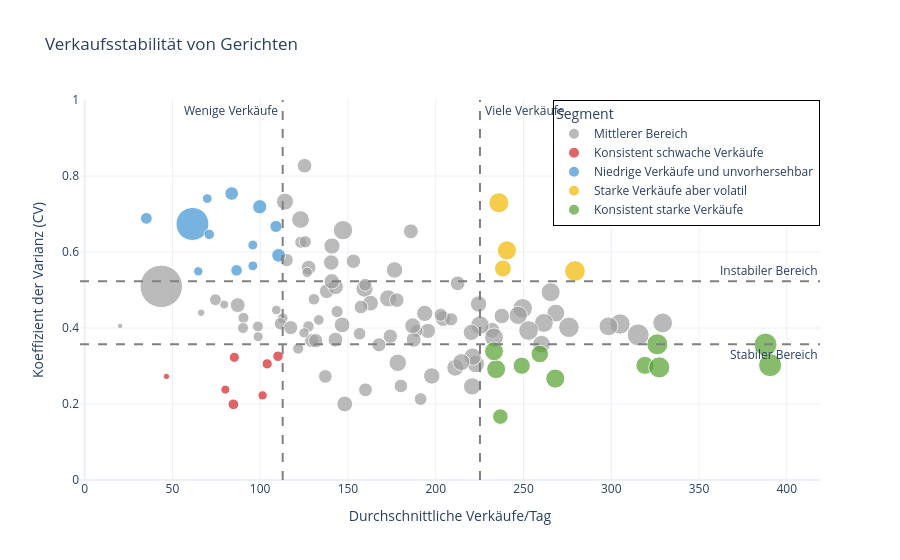

Source (notebook cell):
### Code cell
segment_colors = {
    'Konsistent starke Verkäufe': '#53A12E',
    'Konsistent schwache Verkäufe': '#D02525',
    'Starke Verkäufe aber volatil': '#F3B700',
    'Niedrige Verkäufe und unvorhersehbar': '#3F92D2',
    'Mittlerer Bereich': '#9E9E9E',
}

plot_df = (
    dish_segments
    .rename({
        'meal_name': 'Gericht',
        'meal_category': 'Kategorie',
        'total_sold': 'Verkäufe Gesamt',
        'avg_sold': 'Durchschnittliche Verkäufe/Tag',
        'cv': 'Koeffizient der Varianz',
        'days_sold': 'An Tagen verkauft',
        'segment': 'Segment',
    })
    .to_pandas()
)

fig = px.scatter(
    plot_df,
    x='Durchschnittliche Verkäufe/Tag',
    y='Koeffizient der Varianz',
    color='Segment',
    size='Verkäufe Gesamt',
    hover_name='Gericht',
    hover_data={
        'Kategorie': True,
        'Verkäufe Gesamt': True,
        'Durchschnittliche Verkäufe/Tag': ':.2f',
        'Koeffizient der Varianz': ':.2f',
        'An Tagen verkauft': True,
        'Segment': False,
    },
    color_discrete_map=segment_colors,
    size_max=30,
    title='Verkaufsstabilität von Gerichten'
)

fig.update_layout(
    template='plotly_white',
    xaxis_title='Durchschnittliche Verkäufe/Tag',
    yaxis_title='Koeffizient der Varianz (CV)',
    legend_title='Segment',
    legend=dict(
        x=1,
        y=1,
        xanchor="right",
        yanchor="top",
        bordercolor="black",
        borderwidth=1,
    )
)

fig.update_yaxes(range=[0, 1])

fig.add_vline(
    x=low_sales_cutoff,
    line_dash='dash',
    line_color='gray',
    annotation_text='Wenige Verkäufe ',
    annotation_position='top left'
)

fig.add_vline(
    x=high_sales_cutoff,
    line_dash='dash',
    line_color='gray',
    annotation_text=' Viele Verkäufe',
    annotation_position='top right'
)

fig.add_hline(
    y=stable_cutoff,
    line_dash='dash',
    line_color='gray',
    annotation_text='Stabiler Bereich',
    annotation_position='bottom right'
)

fig.add_hline(
    y=unstable_cutoff,
    line_dash='dash',
    line_color='gray',
    annotation_text='Instabiler Bereich',
    annotation_position='top right'
)

fig.show()
fig.write_html('../../plots/sales_strength_stability.html')
fig.write_image('../../plots/verkaufsstabilitaet_gerichte.png', width=1200, height=650, scale=2)

### Figure 1 — Plotly figure (JSON) as saved in the notebook; plotly's stock layout.template omitted (floating-point values rounded to 4 significant figures; data arrays with more than 128 entries replaced by an {"elided": "..."} marker saying what was removed)
{"data": [{"customdata": {"elided": "89x4 mixed values"}, "hovertemplate": "<b>%{hovertext}</b><br><br>Durchschnittliche Verkäufe/Tag=%{x:.2f}<br>Koeffizient der Varianz=%{y:.2f}<br>Verkäufe Gesamt=%{customdata[1]}<br>Kategorie=%{customdata[0]}<br>An Tagen verkauft=%{customdata[2]}<extra></extra>", "hovertext": ["Pasta-Linsenbolognese-vegan DGE*", "Schokoladenkuchen-vegan DGE*", "hausgemachter Vanillepudding mit Sahne DGE*", "Seelachs-Tomate-Parmesan-Kartoffeln DGE*", "Persische-Reispfanne-Hähnchenbrust DGE*", "Eistee Zitrone", "Vollkornnudeln-Paprika-Tomatensoße-Kichererbsen-ve", "Gefüllte-Paprika-Linse-Reis DGE*", "Frikadelle mit Zwiebeljus und Wedges", "Schokogrießpudding mit Kirsche DGE*", "Quarkpfannkuchen-heiße-Kirschen DGE*", "Grüne-Gemüsepfanne-gegrillter Tofu-Quinoa DGE*", "Sellerie-Knusperschnitzel, Erbsenpüree, Joghurtdip", "Shake... m versch. Früchten", "Rindergeschnetzeltes-Bohnen-Süßkartoffelpüree DGE*", "Quarkspeise mit Himbeeren DGE*", "Asiatische-Gemüsepfanne-Frühlingsrollen-Basmatirei", "Spinatpilzpfanne-Sprossen-Couscous DGE*", "Käsespätzle-Röstzwiebeln DGE*", "Gnocchi-Kürbis-Sahnesoße DGE*", "Duett von Mousse au Chocolat  DGE*", "Zebranane DGE*", "Pasta Alfredo DGE*", "Joghurt-Granola-Johannisbeeren-vegan DGE*", "Udonnudel-Kokospfanne DGE*", "Waffel mit Puderzucker", "Pasta-Tomaten-Rucolapesto-vegan DGE*", "Zitronenkuchen-vegan DGE*", "Pasta mit Ruccola, Kirschtomaten und Pinienkernen ", "Currywurst a la Chef mit Pommes frites", "Orangen-Quinoa-Spinat-Tofu DGE*", "Pulled-Pork-Wedges-Avocado-Dip DGE*", "Pasta Lupa mit Hähnchenfleisch DGE*", "Afrikanisches-Stew-Gemüsecouscous DGE*", "Pasta Correct Pollo e Noci DGE*", "Spinat-Lachsauflauf-Kartoffeln DGE*", "Seelachs-Lauch-Möhren-Bratkartoffeln DGE*", "Schweineschnitzel mit Champignonrahmsauce und Krok", "Ofenkartoffeln mit Kräuterquark und Gurkensalat DG", "Apfelkuchen-vegan DGE*", "Quarkspeise-Erdbeeren DGE*", "Pasta-Bolognese DGE*", "Rotbarsch-Zucchini-Aubergine-Reis DGE*", "Pasta mit Schinken-Sahnesauce DGE*", "Blumenkohl-Kichererbsencurry-Reis DGE*", "Chinakohlpfanne-Reis-Linsen-Mix DGE*", "Kokosmilchreis-Mango-vegan DGE*", "Tiramisu DGE*", "Pasta all´ Arrabbiata DGE*", "Bunte Salatschüssel mit Brötchen Z*", "Gnocchi-Ratatouille DGE*", "Nasi-Goreng-Schweinefleisch DGE*", "Pasta-Basilikum-Pesto-vegan DGE*", "Seelachs \"Müllerin\"-Möhren -Kartoffeln DGE*", "Griechischer-Joghurt-Trauben-Honig-Nüsse DGE*", "Hähnchen-Gemüsepfanne-Reis DGE*", "Marmorkuchen-vegan DGE*", "Hirsepfanne-Falafelbällchen-Joghurtsoße DGE*", "Bayrischcreme mit Himbeeren DGE*", "Kürbis-Spinat-Lasagne-vegan DGE*", "Vollkorn-Nudel-Brokkoliauflauf DGE*", "Hähnchencurry mit Kokos-Limettesauce DGE*", "Pad-Thai-Reisbandnudeln DGE*", "Kartoffel-Paprikagulasch DGE*", "Nudel-Gemüse-Gratin DGE*", "Mousse-au-Chocolat-vegan DGE*", "Pasta mit scharfer Hähnchen-Paprikasauce DGE*", "Hähnchen\"Caprese\"-Erbsen-Ebly DGE*", "Spitzkohl-Süßkartoffel-Tofu DGE*", "Pasta-Spinat-Cashew-Tomatensoße-vegan DGE*", "Pasta-Radicchio-Gorgonzola DGE*", "Schoko-Nuss-Brownies-vegan DGE*", "Hähnchengeschnetzeltes-Mangold-Möhren-Quinoa DGE*", "Hirse-Gemüsepfanne-Räuchertofu DGE*", "Gebratener-Rotbarsch-Ofengemüse-Reis DGE*", "Kartoffelpfanne-Räuchertofu DGE*", "Rüblikuchen-vegan DGE*", "Pasta mit Zitronen-Thymiansauce und Lachs DGE*", "Pasta mit Paprikarahmsauce und Hüttenkäse DGE*", "Pasta mit Hähnchen-Frischkäse-Spinatsauce DGE*", "Grießbrei-Erdbeeren DGE*", "Schwarzwälderkirsch-Quarkspeise DGE*", "Kartoffel-Gemüse-Auflauf DGE*", "Nudel-Tomaten-Kräutersoße-gegrilltes-Gemüse-vegan ", "Pflaumenkompott-Crumble-vegan DGE*", "Pasta mit Fleischbällchen in Tomatensauce DGE*", "hausgemachter Milchreis mit Kirschen DGE*", "Pasta mit Tomatensauce DGE*", "Hähnchen-Kräuterkruste-Reis-Brokkoli DGE*"], "legendgroup": "Mittlerer Bereich", "marker": {"color": "#9E9E9E", "size": [1369, 1589, 724, 946, 1689, 2208, 1225, 2246, 1482, 477, 1097, 2124, 1393, 862, 1783, 1241, 2305, 1219, 2838, 2440, 1754, 1164, 784, 691, 1571, 182, 1301, 1466, 959, 1467, 1275, 2483, 765, 1550, 677, 2099, 1582, 1784, 1174, 1276, 1712, 940, 722, 667, 2027, 1768, 1845, 1729, 634, 10568, 1879, 1312, 730, 1185, 1036, 1495, 1253, 1286, 1308, 1717, 1822, 1976, 2089, 1102, 1430, 1430, 880, 1044, 1426, 863, 332, 1408, 1120, 2093, 892, 2276, 1550, 625, 1014, 546, 820, 1174, 1245, 593, 1081, 1542, 1405, 957, 1766], "sizemode": "area", "sizeref": 11.74, "symbol": "circle"}, "mode": "markers", "name": "Mittlerer Bereich", "orientation": "v", "showlegend": true, "x": [195.6, 176.6, 90.5, 189.2, 211.1, 147.2, 153.1, 249.6, 148.2, 79.5, 137.1, 265.5, 232.2, 123.1, 222.9, 137.9, 329.3, 174.1, 315.3, 305.0, 159.5, 129.3, 130.7, 98.71, 224.4, 20.22, 185.9, 162.9, 159.8, 146.7, 212.5, 275.9, 127.5, 193.8, 112.8, 233.2, 197.8, 178.4, 167.7, 127.6, 114.1, 156.7, 90.25, 133.4, 225.2, 221.0, 123.0, 172.9, 126.8, 43.67, 268.4, 187.4, 121.7, 131.7, 115.1, 186.9, 125.3, 142.9, 87.2, 214.6, 260.3, 247.0, 298.4, 157.4, 204.3, 143.0, 125.7, 208.8, 237.7, 143.8, 66.4, 140.8, 160.0, 261.6, 111.5, 252.9, 140.9, 125.0, 202.8, 109.2, 74.55, 117.4, 177.9, 98.83, 180.2, 220.3, 140.5, 191.4, 220.8], "xaxis": "x", "y": [0.3925, 0.5527, 0.4268, 0.3922, 0.2954, 0.6575, 0.5757, 0.4518, 0.2, 0.4617, 0.2725, 0.4943, 0.3943, 0.6257, 0.3052, 0.4965, 0.4133, 0.3784, 0.3817, 0.4104, 0.5038, 0.3669, 0.4755, 0.4041, 0.4632, 0.4054, 0.6545, 0.4654, 0.5138, 0.4081, 0.5177, 0.4018, 0.4042, 0.4385, 0.4255, 0.3752, 0.2737, 0.3085, 0.3557, 0.5588, 0.7328, 0.385, 0.4001, 0.4213, 0.4077, 0.3246, 0.6856, 0.478, 0.5464, 0.5096, 0.4392, 0.3691, 0.3458, 0.3665, 0.5788, 0.4057, 0.827, 0.3693, 0.4602, 0.3102, 0.3575, 0.4333, 0.4044, 0.4554, 0.4246, 0.5084, 0.6268, 0.4228, 0.4315, 0.4431, 0.4402, 0.5228, 0.2374, 0.4134, 0.4113, 0.3933, 0.6157, 0.3872, 0.4347, 0.4474, 0.4744, 0.401, 0.4733, 0.3771, 0.2476, 0.3884, 0.5723, 0.213, 0.2463], "yaxis": "y", "type": "scatter"}, {"customdata": [["Menü 2", 481, 6, "Konsistent schwache Verkäufe"], ["Tellergericht Pasta Cor.", 597, 7, "Konsistent schwache Verkäufe"], ["Tellergericht Pasta Cor.", 624, 6, "Konsistent schwache Verkäufe"], ["Tellergericht Pasta Cor.", 507, 5, "Konsistent schwache Verkäufe"], ["Joker", 233, 5, "Konsistent schwache Verkäufe"], ["Tellergericht Pasta Cor.", 661, 6, "Konsistent schwache Verkäufe"], ["Menü 2", 678, 8, "Konsistent schwache Verkäufe"]], "hovertemplate": "<b>%{hovertext}</b><br><br>Durchschnittliche Verkäufe/Tag=%{x:.2f}<br>Koeffizient der Varianz=%{y:.2f}<br>Verkäufe Gesamt=%{customdata[1]}<br>Kategorie=%{customdata[0]}<br>An Tagen verkauft=%{customdata[2]}<extra></extra>", "hovertext": ["Fischroulade-Möhren-Salzkartoffeln DGE*", "Nudeln-Mandelsoße-Kräutersaitlinge-vegan DGE*", "Pasta-Spinat-Erdnusssauce-vegan DGE*", "Pasta-Carbonara-Pinienkerne-vegan DGE*", "Käsespätzle-Röstzwiebeln DGE*", "Pasta-Aglio-e-Olio-vegan DGE*", "Seelachs-Dill-Senfsoße-Blumenkohl-Reis DGE*"], "legendgroup": "Konsistent schwache Verkäufe", "marker": {"color": "#D02525", "size": [481, 597, 624, 507, 233, 661, 678], "sizemode": "area", "sizeref": 11.74, "symbol": "circle"}, "mode": "markers", "name": "Konsistent schwache Verkäufe", "orientation": "v", "showlegend": true, "x": [80.17, 85.29, 104.0, 101.4, 46.6, 110.2, 84.75], "xaxis": "x", "y": [0.2378, 0.3228, 0.3058, 0.2227, 0.2725, 0.3257, 0.1992], "yaxis": "y", "type": "scatter"}, {"customdata": [["Sweet Joker", 1197, 12, "Niedrige Verkäufe und unvorhersehbar"], ["Joker", 6389, 104, "Niedrige Verkäufe und unvorhersehbar"], ["Sweet Joker", 518, 8, "Niedrige Verkäufe und unvorhersehbar"], ["Sweet Joker", 1089, 13, "Niedrige Verkäufe und unvorhersehbar"], ["Joker", 809, 23, "Niedrige Verkäufe und unvorhersehbar"], ["Sweet Joker", 639, 9, "Niedrige Verkäufe und unvorhersehbar"], ["Sweet Joker", 559, 8, "Niedrige Verkäufe und unvorhersehbar"], ["Sweet Joker", 872, 8, "Niedrige Verkäufe und unvorhersehbar"], ["Tellergericht Pasta Cor.", 575, 6, "Niedrige Verkäufe und unvorhersehbar"], ["Sweet Joker", 779, 9, "Niedrige Verkäufe und unvorhersehbar"], ["Tellergericht Pasta Cor.", 575, 6, "Niedrige Verkäufe und unvorhersehbar"], ["Sweet Joker", 1105, 10, "Niedrige Verkäufe und unvorhersehbar"]], "hovertemplate": "<b>%{hovertext}</b><br><br>Durchschnittliche Verkäufe/Tag=%{x:.2f}<br>Koeffizient der Varianz=%{y:.2f}<br>Verkäufe Gesamt=%{customdata[1]}<br>Kategorie=%{customdata[0]}<br>An Tagen verkauft=%{customdata[2]}<extra></extra>", "hovertext": ["Mandelkuchen-vegan DGE*", "Cheddar Cheese Fries mit Röstzwiebeln und Jalapeno", "hausgemachtes Panna Cotta mit Waldbeersauce DGE*", "Quinoa-Haferjoghurt-Himbeeren-Kokosraspel-vegan DG", "\"Beste Reste\"", "Apfelkompott mit Mandel-Crumble vegan DGE*", "Joghurt-Trauben-karamellisierte-Nüsse-vegan DGE*", "hausgemachter veganer Schokoladenpudding DGE*", "Pasta al limone, vegetarisch DGE*", "Quarkspeise mit Mandarine DGE*", "Nudelkrautpfanne-vegan DGE*", "Quarkspeise mit Heidelbeeren DGE*"], "legendgroup": "Niedrige Verkäufe und unvorhersehbar", "marker": {"color": "#3F92D2", "size": [1197, 6389, 518, 1089, 809, 639, 559, 872, 575, 779, 575, 1105], "sizemode": "area", "sizeref": 11.74, "symbol": "circle"}, "mode": "markers", "name": "Niedrige Verkäufe und unvorhersehbar", "orientation": "v", "showlegend": true, "x": [99.75, 61.43, 64.75, 83.77, 35.17, 71.0, 69.88, 109.0, 95.83, 86.56, 95.83, 110.5], "xaxis": "x", "y": [0.719, 0.6738, 0.5491, 0.7538, 0.6885, 0.6464, 0.7406, 0.6673, 0.5635, 0.5517, 0.6183, 0.5913], "yaxis": "y", "type": "scatter"}, {"customdata": [["Menü 1", 2165, 9, "Starke Verkäufe aber volatil"], ["Menü 1", 2360, 10, "Starke Verkäufe aber volatil"], ["Menü 2", 2514, 9, "Starke Verkäufe aber volatil"], ["Menü 1", 1668, 7, "Starke Verkäufe aber volatil"]], "hovertemplate": "<b>%{hovertext}</b><br><br>Durchschnittliche Verkäufe/Tag=%{x:.2f}<br>Koeffizient der Varianz=%{y:.2f}<br>Verkäufe Gesamt=%{customdata[1]}<br>Kategorie=%{customdata[0]}<br>An Tagen verkauft=%{customdata[2]}<extra></extra>", "hovertext": ["Auberginenragout-Kichererbsen-Kräuterpolenta DGE*", "Süßkartoffelcurry DGE*", "Chili-con-carne-Reis DGE*", "Linsen-Curry-Tofu-Reis DGE*"], "legendgroup": "Starke Verkäufe aber volatil", "marker": {"color": "#F3B700", "size": [2165, 2360, 2514, 1668], "sizemode": "area", "sizeref": 11.74, "symbol": "circle"}, "mode": "markers", "name": "Starke Verkäufe aber volatil", "orientation": "v", "showlegend": true, "x": [240.6, 236.0, 279.3, 238.3], "xaxis": "x", "y": [0.6042, 0.7296, 0.55, 0.5565], "yaxis": "y", "type": "scatter"}, {"customdata": [["Menü 1", 2610, 8, "Konsistent starke Verkäufe"], ["Menü 2", 3103, 8, "Konsistent starke Verkäufe"], ["Menü 2", 2110, 9, "Konsistent starke Verkäufe"], ["Menü 1", 3124, 8, "Konsistent starke Verkäufe"], ["Menü 1", 2145, 8, "Konsistent starke Verkäufe"], ["Menü 1", 1915, 6, "Konsistent starke Verkäufe"], ["Menü 1", 2099, 9, "Konsistent starke Verkäufe"], ["Menü 2", 2619, 8, "Konsistent starke Verkäufe"], ["Menü 2", 1743, 7, "Konsistent starke Verkäufe"], ["Menü 1", 1421, 6, "Konsistent starke Verkäufe"], ["Menü 2", 1815, 7, "Konsistent starke Verkäufe"]], "hovertemplate": "<b>%{hovertext}</b><br><br>Durchschnittliche Verkäufe/Tag=%{x:.2f}<br>Koeffizient der Varianz=%{y:.2f}<br>Verkäufe Gesamt=%{customdata[1]}<br>Kategorie=%{customdata[0]}<br>An Tagen verkauft=%{customdata[2]}<extra></extra>", "hovertext": ["Mienudelpfanne-vietnamesisch-Sojastreifen DGE*", "Alaskaseelachs-Remoulade-Bratkartoffeln DGE*", "Hähnchensteak-Ratatouille-Gnocchi DGE*", "Tikka-Masala-Naan-Brot DGE*", "Kartoffelrösti mit mediterranem Gemüse und Joghurt", "Ragout von Berglinsen mit Fusilli *DGE", "Gemüse-Thai-Curry-Mienudeln DGE*", "Gnocchiauflauf mit Mozzarella DGE*", "Tortellini mit Tomatesauce DGE*", "Sojageschnetzeltes-Tzaziki-Kraut-Fladenbrot DGE*", "Backfisch auf Spinat-Risone-Risotto DGE*"], "legendgroup": "Konsistent starke Verkäufe", "marker": {"color": "#53A12E", "size": [2610, 3103, 2110, 3124, 2145, 1915, 2099, 2619, 1743, 1421, 1815], "sizemode": "area", "sizeref": 11.74, "symbol": "circle"}, "mode": "markers", "name": "Konsistent starke Verkäufe", "orientation": "v", "showlegend": true, "x": [326.2, 387.9, 234.4, 390.5, 268.1, 319.2, 233.2, 327.4, 249.0, 236.8, 259.3], "xaxis": "x", "y": [0.3571, 0.3563, 0.2916, 0.3023, 0.2669, 0.3017, 0.3387, 0.2963, 0.3007, 0.1668, 0.3315], "yaxis": "y", "type": "scatter"}], "layout": {"xaxis": {"anchor": "y", "domain": [0.0, 1.0], "title": {"text": "Durchschnittliche Verkäufe/Tag"}}, "yaxis": {"anchor": "x", "domain": [0.0, 1.0], "title": {"text": "Koeffizient der Varianz (CV)"}, "range": [0, 1]}, "legend": {"title": {"text": "Segment"}, "tracegroupgap": 0, "itemsizing": "constant", "x": 1, "y": 1, "xanchor": "right", "yanchor": "top", "bordercolor": "black", "borderwidth": 1}, "title": {"text": "Verkaufsstabilität von Gerichten"}, "shapes": [{"line": {"color": "gray", "dash": "dash"}, "type": "line", "x0": 112.8, "x1": 112.8, "xref": "x", "y0": 0, "y1": 1, "yref": "y domain"}, {"line": {"color": "gray", "dash": "dash"}, "type": "line", "x0": 225.2, "x1": 225.2, "xref": "x", "y0": 0, "y1": 1, "yref": "y domain"}, {"line": {"color": "gray", "dash": "dash"}, "type": "line", "x0": 0, "x1": 1, "xref": "x domain", "y0": 0.3571, "y1": 0.3571, "yref": "y"}, {"line": {"color": "gray", "dash": "dash"}, "type": "line", "x0": 0, "x1": 1, "xref": "x domain", "y0": 0.5228, "y1": 0.5228, "yref": "y"}], "annotations": [{"showarrow": false, "text": "Wenige Verkäufe ", "x": 112.8, "xanchor": "right", "xref": "x", "y": 1, "yanchor": "top", "yref": "y domain"}, {"showarrow": false, "text": " Viele Verkäufe", "x": 225.2, "xanchor": "left", "xref": "x", "y": 1, "yanchor": "top", "yref": "y domain"}, {"showarrow": false, "text": "Stabiler Bereich", "x": 1, "xanchor": "right", "xref": "x domain", "y": 0.3571, "yanchor": "top", "yref": "y"}, {"showarrow": false, "text": "Instabiler Bereich", "x": 1, "xanchor": "right", "xref": "x domain", "y": 0.5228, "yanchor": "bottom", "yref": "y"}]}}
